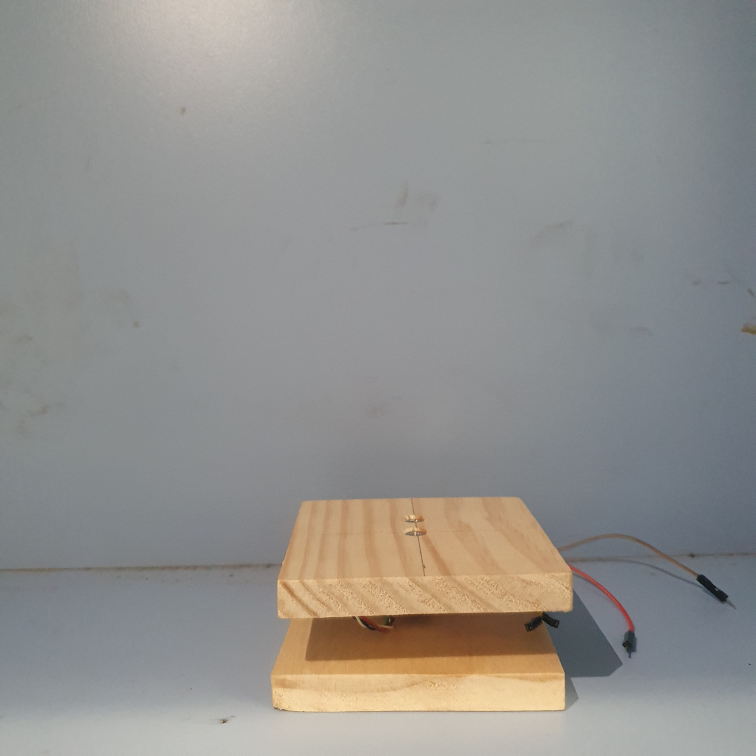
#> input picture foam_detection/images/background/bg1.jpg, 3024 x 3024 px, found by its file name (shown at 1/4 size)
$ python difference2_test.py   (older library calls are emulated)
#> lines starting #> are read from the running program, lines starting #| are printed output that depends on the picture; after the words box and inside, x2 and y2 are one past the last pixel; in counts of white or black regions, pixels touching at a corner belong together; long printed decimals are rounded


# import the necessary packages
from skimage.metrics import structural_similarity as compare_ssim
import imutils
import cv2
# construct the argument parse and parse the arguments

def rescaleFrame(frame, scale):
    """
    Function to rescale an image based on a scale ratio
    :param frame: image to rescale
    :param scale: positive float representing scale
    :returns: rescaled image
    """
    width = int(frame.shape[1] * scale)
    height = int(frame.shape[0] * scale)
    dimensions = (width, height)

    return cv2.resize(frame, dimensions, interpolation=cv2.INTER_CUBIC)

# load the two input images
imageA = cv2.imread("foam_detection/images/background/bg1.jpg")
#> imageA is the input picture: shape (3024, 3024, 3); mean B, G, R 142.1, 145.2, 146.4
imageB = cv2.imread("foam_detection/images/fg1.jpg")
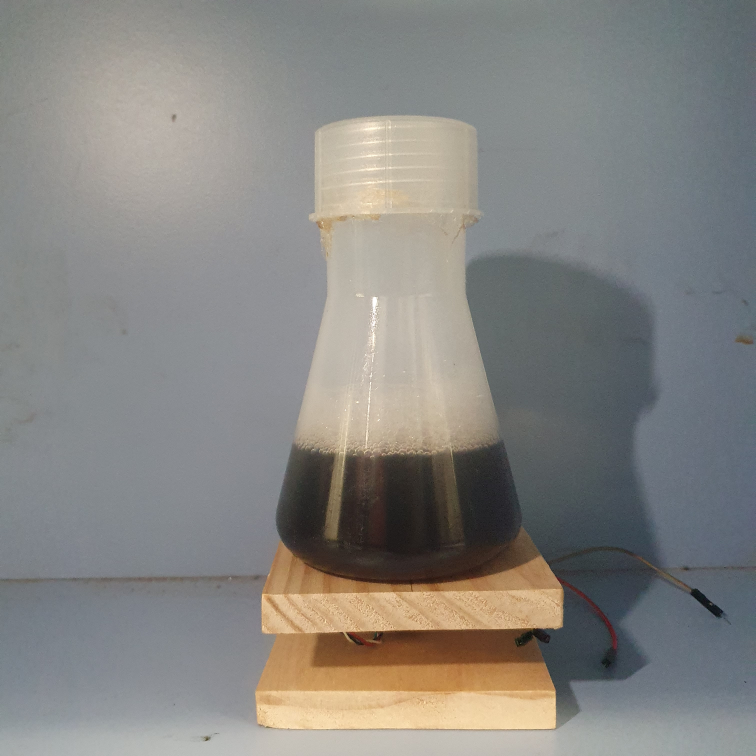
#> input picture foam_detection/images/fg1.jpg, 3024 x 3024 px, found by its file name (shown at 1/4 size)
#> imageB is the input picture: shape (3024, 3024, 3); mean B, G, R 129.3, 132.8, 134.1

scaleA = 768/max(imageA.shape[0],imageA.shape[1])
#> scaleA = 0.254
scaleB = 768/max(imageB.shape[0],imageB.shape[1])
#> scaleB = 0.254
imageA = rescaleFrame(imageA, scaleA)
imageB = rescaleFrame(imageB, scaleB)

# convert the images to grayscale
grayA = cv2.cvtColor(imageA, cv2.COLOR_BGR2GRAY)
grayB = cv2.cvtColor(imageB, cv2.COLOR_BGR2GRAY)
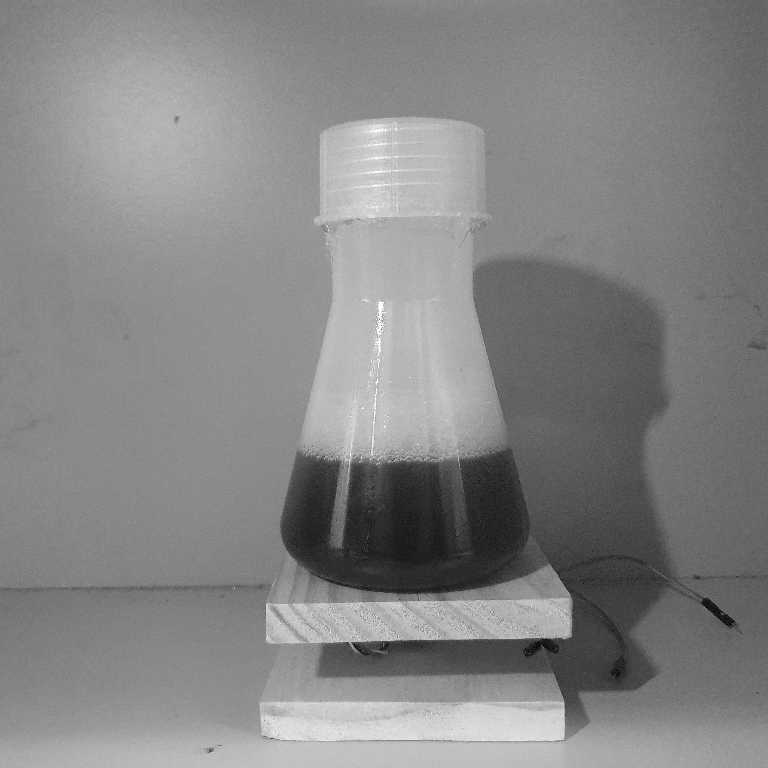
#> grayB: shape (768, 768); min 0, max 255, mean 132.7

# compute the Structural Similarity Index (SSIM) between the two
# images, ensuring that the difference image is returned
(score, diff) = compare_ssim(grayA, grayB, full=True)
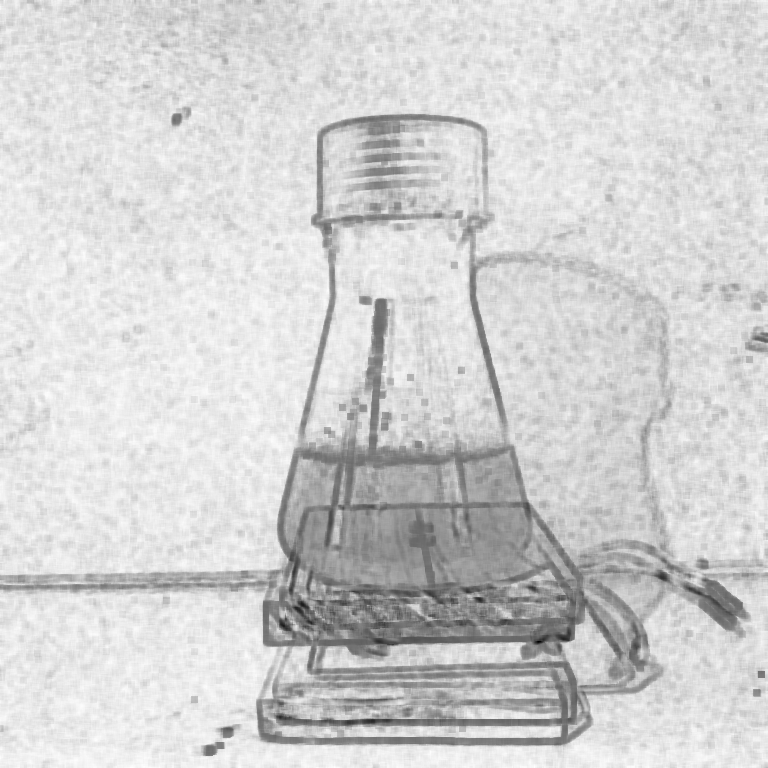
#> diff: shape (768, 768) float64; min -0.661, max 0.946, mean 0.664; drawn with min black and max white
#> score = 0.662
diff = (diff * 255).astype("uint8")
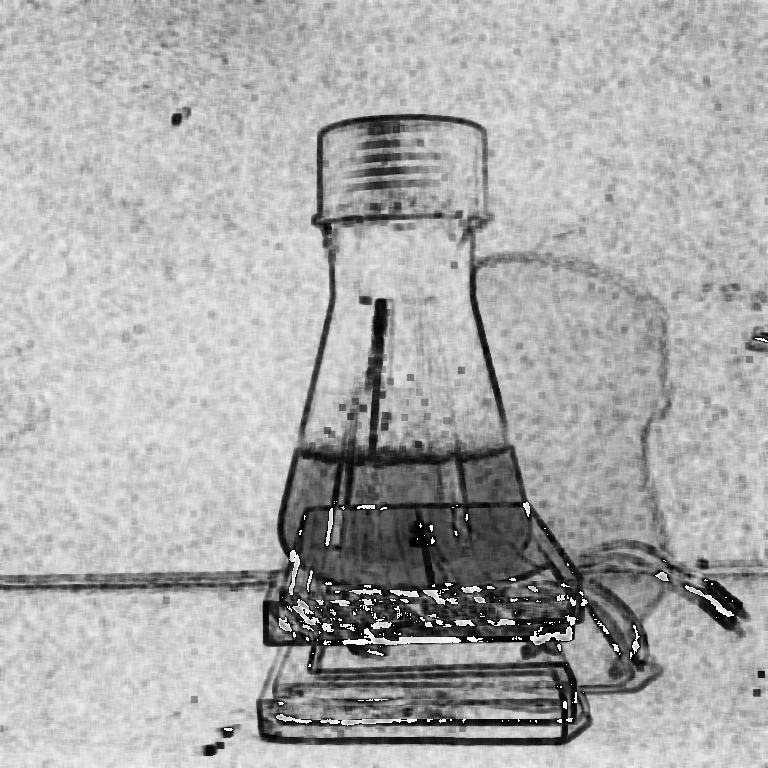
#> diff: shape (768, 768); min 0, max 255, mean 171.2
print("SSIM: {}".format(score))
#| SSIM: 0.6622

# threshold the difference image, followed by finding contours to
# obtain the regions of the two input images that differ
thresh = cv2.threshold(diff, 0, 255,
	cv2.THRESH_BINARY_INV | cv2.THRESH_OTSU)[1]
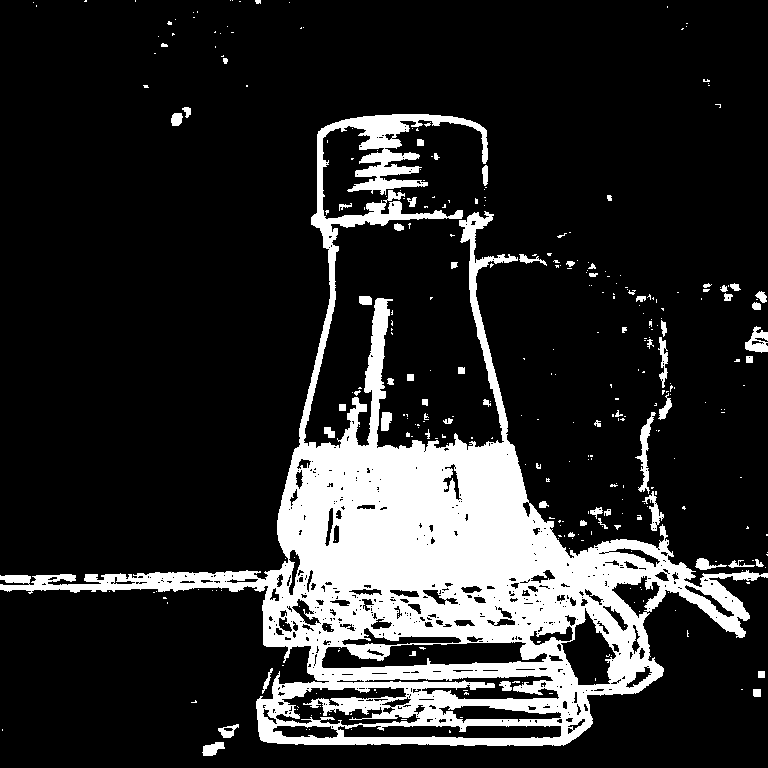
#> thresh: shape (768, 768); 17% white; 335 white regions (268 under 20 px)
cnts = cv2.findContours(thresh.copy(), cv2.RETR_EXTERNAL,
	cv2.CHAIN_APPROX_SIMPLE)
#> cnts = 289 contours, 243 with area under 20; largest, box (x1, y1, x2, y2) and area: (0, 114, 768, 746) 114828, (635, 412, 656, 494) 396, (745, 326, 768, 353) 326, (642, 491, 664, 531) 220, (658, 337, 668, 388) 186
cnts = imutils.grab_contours(cnts)

# loop over the contours
for c in cnts:
	# compute the bounding box of the contour and then draw the
	# bounding box on both input images to represent where the two
	# images differ
	(x, y, w, h) = cv2.boundingRect(c)
	cv2.rectangle(imageA, (x, y), (x + w, y + h), (0, 0, 255), 2)
	cv2.rectangle(imageB, (x, y), (x + w, y + h), (0, 0, 255), 2)
#> this loop made 289 passes
#> (x, y, w, h) on passes 1, 3, 4: (202, 742, 23, 14), (218, 724, 21, 14), (191, 700, 6, 3)
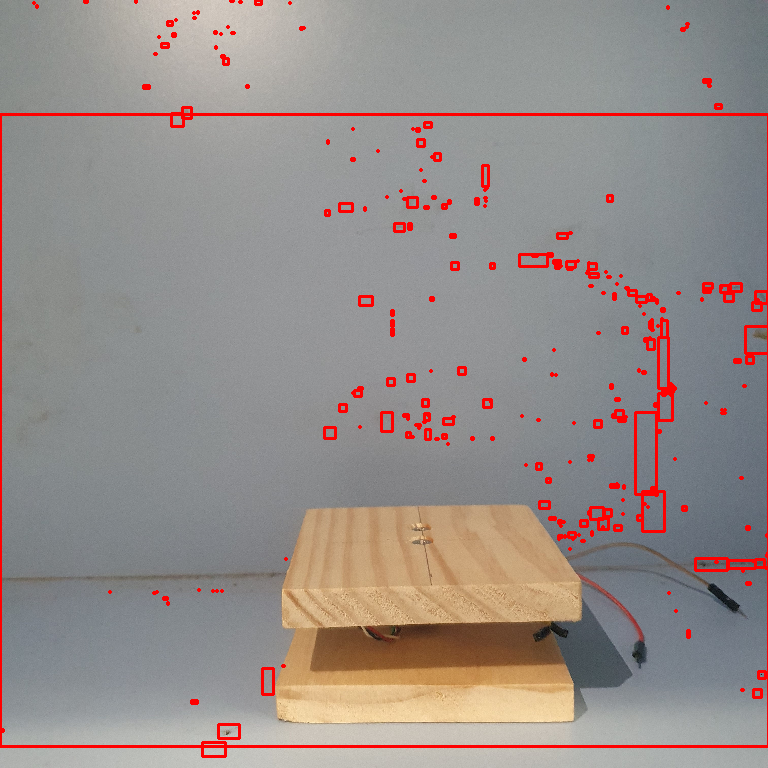
#> imageA: shape (768, 768, 3); mean B, G, R 137.5, 140.6, 150
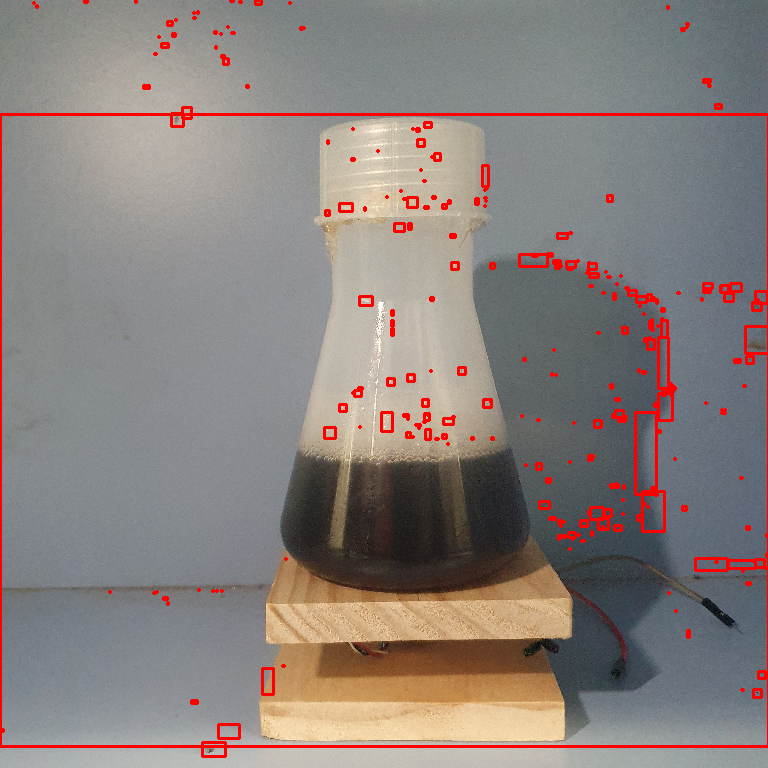
#> imageB: shape (768, 768, 3); mean B, G, R 125.1, 128.5, 137.9
# show the output images
cv2.imshow("Original", imageA)
cv2.imshow("Modified", imageB)
cv2.imshow("Diff", diff)
cv2.imshow("Thresh", thresh)
cv2.waitKey(0)
